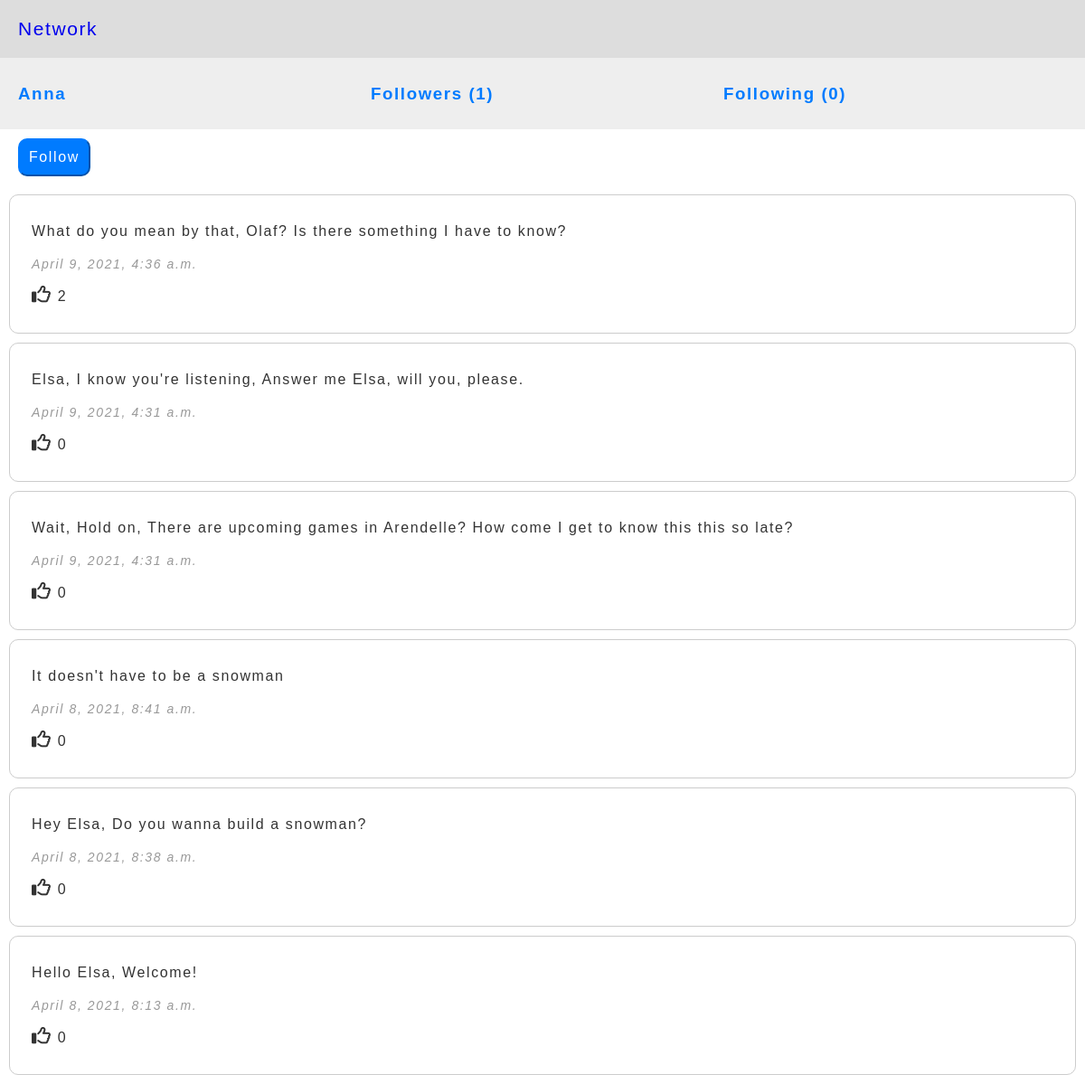
The app's page /users/Anna (signed in) with its own data.
### network/models.py (models this page shows, shortened)
class User(AbstractUser):
    pass

class Post(models.Model):
    name = models.ForeignKey(User, on_delete=models.CASCADE, related_name="user_posts")
    content = models.TextField()
    likes = models.IntegerField(default=0)
    timestamp = models.DateTimeField(auto_now_add=True)

### network/views.py (the view)
# urls.py: path("users/<str:name>", views.users, name="users"),
def users(request, name):
    user = User.objects.get(username=name)
    posts = Post.objects.filter(name=user).all().order_by('-timestamp')
    follows = Follow.objects.filter(name=request.user).all()
    following_count = len(Follow.objects.filter(name=user).all())
    followers_count = len(Follow.objects.filter(following=user).all())
    is_following = "false"
    for follow in follows:
        if follow.following == user:
            is_following = "true"
    liked_posts = []
    for post in posts:
        a = Like.objects.filter(post=post)
        print(a)
        if len(a) > 0:
            for x in a:
                if x.name.username == request.user.username:
                    liked_posts.append(x.post)
    return render(request, "network/profile.html", {
    "user": user, "posts": posts, "liked_posts": liked_posts, "is_following": is_following, "following_count": following_count, "followers_count": followers_count
    })
    return HttpResponse(f"Hello {name}")

### network/models.py (called while the page is built)
    def __str__(self):
        return f"{self.name.username} liked {self.post.content}"

### network/templates/network/profile.html (shortened to what this page needs)
<!DOCTYPE html>
<html lang="en" dir="ltr">
  <head>
  </head>
  <body>
    <div class="links">
      <a href="{% url "index" %}">Network</a>
    </div>
    <div class="user">
      <h3>{{user.username}}</h3>
      <h3>Followers ({{ followers_count }})</h3>
      <h3>Following ({{ following_count }})</h3>
    </div>
    {% if user != request.user %}
    <div class="buttons">
        <button type="button" id="follow">Follow</button>
    </div>
    {% endif %}
    {% for post in posts %}
      <div class="posts">
        <div class="posts_content">
            {{post.content}}
        </div>
        <div class="posts_time">
            <i style="font-size:14px; color:#999;">{{ post.timestamp }}</i>
        </div>
        <div class="likes">
          <div class="like">
            {% if post in liked_posts %}
            <i class="fas fa-thumbs-up" style="font-size: 21px; color: blue;" data-page= {{ post.id }}></i>
            {% else %}
            <i class="far fa-thumbs-up" style="font-size: 21px;" data-page= {{ post.id }}></i>
            {% endif %}
            <span id="post_likes">{{ post.likes }}</span>
          </div>
        </div>
      </div>
    {% endfor %}
  </body>
</html>

### network/templates/network/profile.html (style rules this page uses)
html,body { padding: 0; margin: 0; font-family: sans-serif; color: #007bff; letter-spacing: 0.1em; }
.links { padding: 20px; font-size: 21px; background: #ddd; }
a { text-decoration: none; }
.user { display: flex; padding: 10px 10px 10px 20px; background: #eee; }
.user >* { flex: 1; }
.posts { margin: 10px; padding: 20px; color: #333; border: 1px solid #ccc; border-radius: 10px; line-height: 2; }
button { padding: 10px; color: white; background: #007bff; border-color: #007bff; border-radius: 10px; font-size: 16px; letter-spacing: 0.1em; }
.buttons { padding: 10px 10px 10px 20px; }
.posts>* { margin: 4px; }

### records on screen
User: username "Anna"
Post: content "What do you mean by that, Olaf? Is there something I have to know?", timestamp "April 9, 2021, 4:36 a.m.", likes "2"
Post: content "Elsa, I know you're listening, Answer me Elsa, will you, please.", timestamp "April 9, 2021, 4:31 a.m.", likes "0"
Post: content "Wait, Hold on, There are upcoming games in Arendelle? How come I get to know this this so late?", timestamp "April 9, 2021, 4:31 a.m.", likes "0"
Post: content "It doesn't have to be a snowman", timestamp "April 8, 2021, 8:41 a.m.", likes "0"
Post: content "Hey Elsa, Do you wanna build a snowman?", timestamp "April 8, 2021, 8:38 a.m.", likes "0"
Post: content "Hello Elsa, Welcome!", timestamp "April 8, 2021, 8:13 a.m.", likes "0"

### other values on screen
{{ followers_count }} "1"
{{ following_count }} "0"
